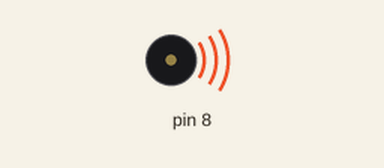
Bench run of a sketch on a simulated Arduino Uno, built with avr-gcc and run on an emulated ATmega328P. Parts: buzzer (waves = sounding).

Above: at 0.5 s.
Timing chart, 0 to 4.6 s (numbered marks = the images above):
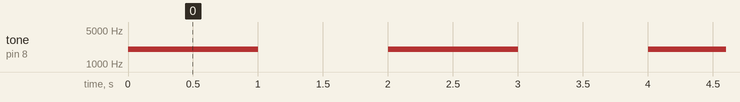

The sketch:

buzzer.ino
```cpp
// (licence header left out)
#include "MeOrion.h"

void setup() {}

// buzzer continually buzzes on and off
void loop() {
  buzzerOn();
  delay(1000);
  buzzerOff();
  delay(1000);
}
```

Measured:
- by itself, tone on pin 8: alternates 2000 Hz for 1.0 s and silent for 1.0 s
